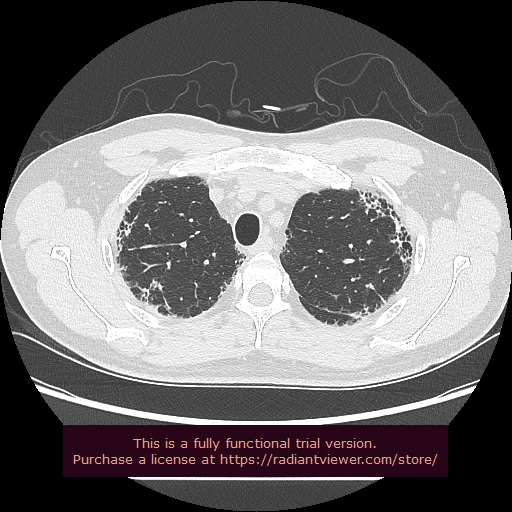
#> input picture test/honeycombing/0100001.jpg, 512 x 512 px
$ python -i utils.py   (imports and definitions only)
#> lines starting #> are read from the running program, lines starting #| are printed output that depends on the picture; after the words box and inside, x2 and y2 are one past the last pixel; in counts of white or black regions, pixels touching at a corner belong together
'''
Copyrights: ©2021 @Laffery
Date: 2021-05-24 17:16:15
LastEditor: Laffery
LastEditTime: 2021-05-31 16:04:05
'''
import numpy as np
import cv2

IMAGE_DIR = './test'
HONEY_DIR = '{}/{}'.format(IMAGE_DIR, 'honeycombing')
RETCL_DIR = '{}/{}'.format(IMAGE_DIR, 'reticular')

# [23 lines left out: functions image_filename, image_resize, not called in this run]

def getConnect(src):
    '''
    @src source image\\
    Return Connected Components labels and stats
    '''
    tmp1 = cv2.cvtColor(src, cv2.COLOR_RGB2GRAY)
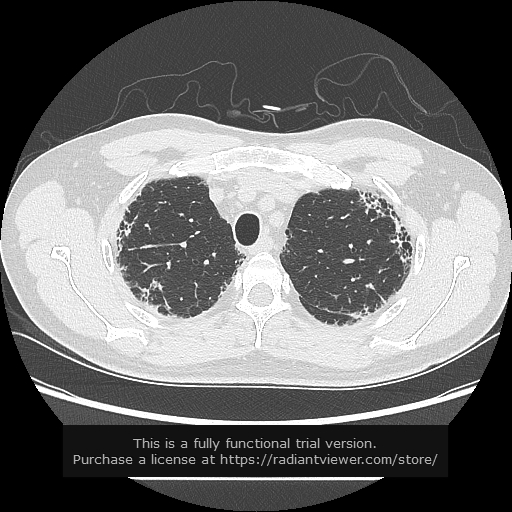
#> tmp1: shape (512, 512); min 0, max 255, mean 110.8
    _, tmp2 = cv2.threshold(tmp1, 128, 255, cv2.THRESH_BINARY)
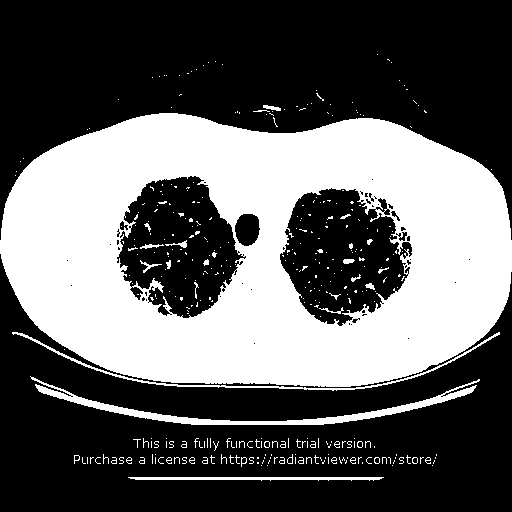
#> tmp2: shape (512, 512); 37.7% white; 370 white regions (324 under 20 px), largest, box (x1, y1, x2, y2) and area: (0, 113, 512, 387) 91382, (30, 376, 480, 425) 2896, (12, 332, 500, 391) 1117
    _, labels, status, _ = cv2.connectedComponentsWithStats(tmp2)
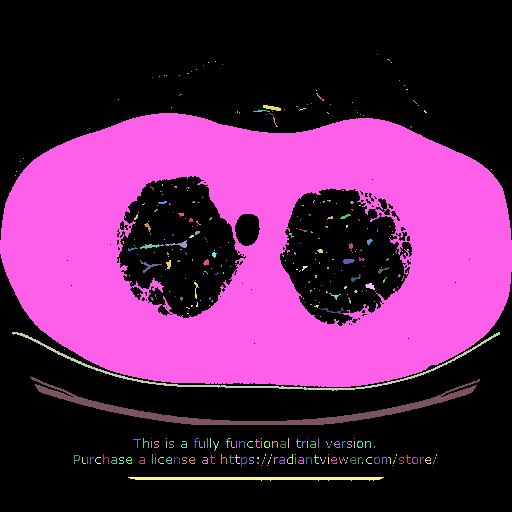
#> labels: shape (512, 512) int32; 371 distinct labels, from 0 to 370; one colour per label, 0 black
#> status = 371 rows, first 6: [0, 0, 512, 512, 163345], [377, 54, 1, 1, 1], [387, 59, 3, 2, 3], [215, 61, 1, 1, 1], [208, 62, 1, 1, 1], [391, 62, 1, 1, 1]
    return labels, status

# [52 lines left out: functions getClose, resizeSnapshot, not called in this run]

>>> import cv2
>>> picture = cv2.cvtColor(cv2.imread('test/honeycombing/0100001.jpg'), cv2.COLOR_BGR2RGB)
>>> result = getConnect(picture)

$ run again, on test/honeycombing/0100002.jpg
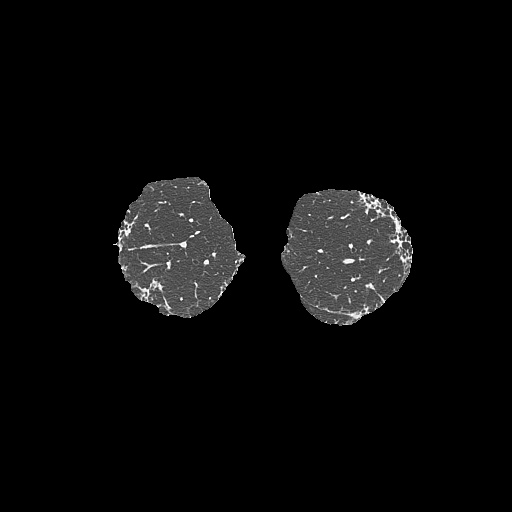
#> input picture test/honeycombing/0100002.jpg, 512 x 512 px
#> picture is the input picture: shape (512, 512, 3); min 0, max 255, mean 9.6
#> in getConnect, `_, tmp2 = cv2.threshold(tmp1, 128, 255, cv2.THRESH_BINARY)`:
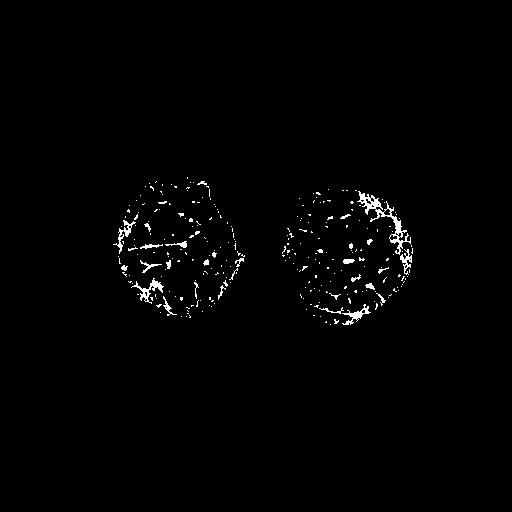
#> tmp2: shape (512, 512); 1.1% white in thin lines or dots, all inside (x1, y1, x2, y2) = (113, 177, 413, 325)
#> in getConnect, `_, labels, status, _ = cv2.connectedComponentsWithStats(tmp2)`:
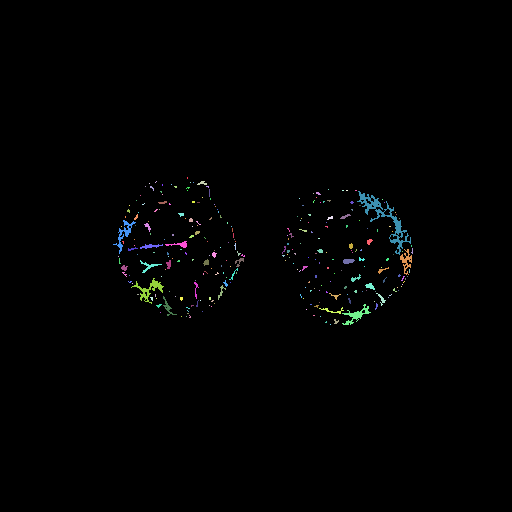
#> labels: shape (512, 512) int32; 276 distinct labels, from 0 to 275; one colour per label, 0 black
#> status = 276 rows, first 6: [0, 0, 512, 512, 259188], [187, 177, 1, 2, 2], [155, 181, 2, 2, 2], [197, 181, 10, 4, 23], [149, 183, 1, 1, 1], [190, 182, 1, 1, 1]
